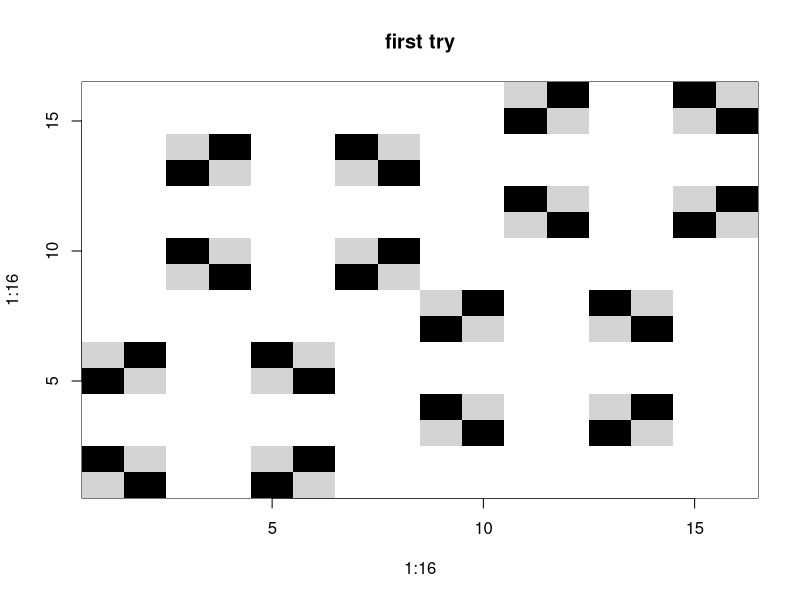

The R script that drew this image:
## ---- chunk 1
knitr::opts_chunk$set(echo = TRUE)
## ---- chunk 2
Dreamers <- read.csv('dreamer_report.csv',stringsAsFactors=FALSE)
str(Dreamers)
## ---- chunk 3
HasSol  <- matrix(rep(0, 256), nrow=16, ncol=16)
for (j in 1:256){
  HasSol[(Dreamers[j,]$islanderA + 1),(Dreamers[j,]$islanderB + 1)] <- Dreamers[j,]$solvability
}
#str(HasSol)
image(x= 1:16, y = 1:16, HasSol, col=grey.colors(4, start=0, end=1), main='first try')
